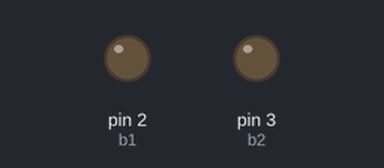
This sketch was run on a simulated Arduino Uno, built with avr-gcc and run on an emulated ATmega328P. Parts: output pins drawn as LEDs (lit = HIGH). Pins used as bus, display or sensor lines are not drawn.

Above: at 0.65 s.
At 2.85 s:
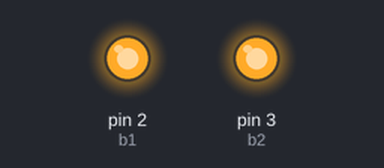
Timing chart, 0 to 3.1 s (numbered marks = the images above):
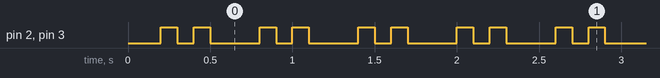

The sketch:

luzestroboscopica.ino
```cpp
int b1 = 2;
int b2 = 3;
int r1 = 4;
int r2 = 5;

int t = 50;
int t2 = 100;

void setup() {
  // put your setup code here, to run once:
  pinMode(b1, OUTPUT);
  pinMode(b2, OUTPUT);
  pinMode(r1, OUTPUT);
  pinMode(r2, OUTPUT);
}

void loop() {
  // put your main code here, to run repeatedly:
  red();
  red();
  blue();
  blue();
}

void red(){
  digitalWrite(r1, HIGH);
  digitalWrite(r2, HIGH);
  delay(t);
  digitalWrite(r1, LOW);
  digitalWrite(r2, LOW);
  delay(t);
}

void blue(){
  digitalWrite(b1, HIGH);
  digitalWrite(b2, HIGH);
  delay(t2);
  digitalWrite(b1, LOW);
  digitalWrite(b2, LOW);
  delay(t2);
}
```

Measured:
- by itself, pin 2 (b1), pin 3 (b2): repeats every 0.60 s: LOW 0.10 s, HIGH 0.10 s, LOW 0.30 s, HIGH 0.10 s
- by itself, everything shown: repeats every 0.60 s, in 4 steps
